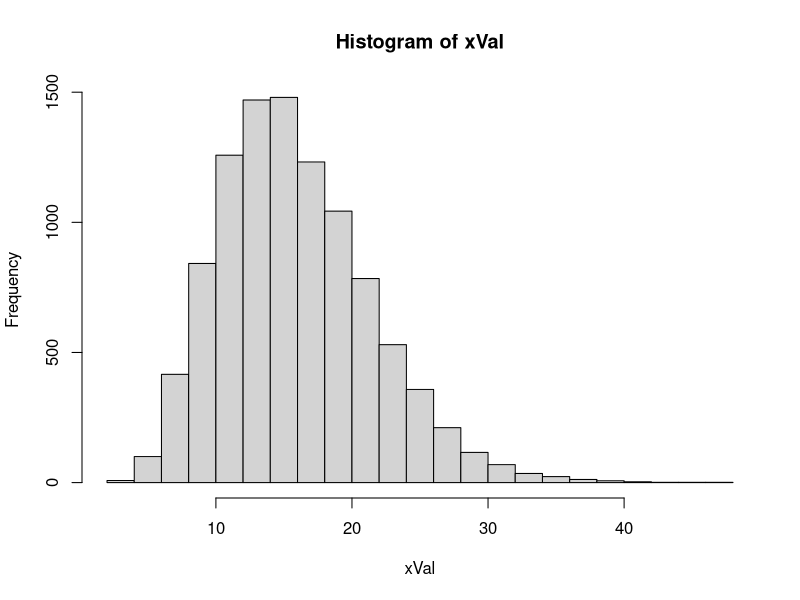

The R script that drew this image:
#######################################################
### Gamma distribution with Lambda = 8, Alpha = 0.5 ###
#######################################################



## Sample the samples
nSamples <- 10000
lambda = 8
alpha = 0.5
xVal <- rgamma(nSamples, shape=lambda, rate=alpha)


## Make a histogram
png("gamma_hist.png", height = 800, width = 600)
xHist <- hist(xVal, breaks=20)


## Calculate characteristics
xA1 <- mean(xVal) # mean
xM2 <- mean((xVal - xA1)^2) # biased sample variance
xS2 <- nSamples * xM2 / (nSamples - 1) # unbiased sample variance
xS22 <- var(xVal) # unbiased sample variance
xSigma2 <- sqrt(xS22)
xSigma <- sd(xVal) # standard deviation (sqrt(m2))
xSem <- xSigma / sqrt(nSamples) # error of mean
xMed <- median(xVal) # median
xMax <- max(xVal) # max value
xMin <- min(xVal) # min value
xQuant <- quantile(xVal) # quantiles
xIqr <- IQR(xVal) # interquartile range
xM3 <- mean((xVal - xA1)^3) # third central moment
xGamma1 <- xM3 / xSigma^3 # skewness
xM4 <- mean((xVal - xA1)^4) # forth central moment
xGamma2 <- xM4 / xSigma^4 # kurtosis

print(paste0('Mean: ', xA1))
print(paste0('Biased sample variance: ', xM2))
print(paste0('Unbiased sample variance: ', xS2))
print(paste0('Unbiased sample variance 2: ', xS22))
print(paste0('Standard deviation: ', xSigma))
print(paste0('Standard deviation 2: ', xSigma2))
print(paste0('Error of mean: ', xSem))
print(paste0('Median: ', xMed))
print(paste0('Max value: ', xMax))
print(paste0('Min value: ', xMin))
cat('Quantiles: ', xQuant, '\n')
print(paste0('Interquantile range: ', xIqr))
print(paste0('Skewness: ', xGamma1))
print(paste0('Kurtosis: ', xGamma2))


